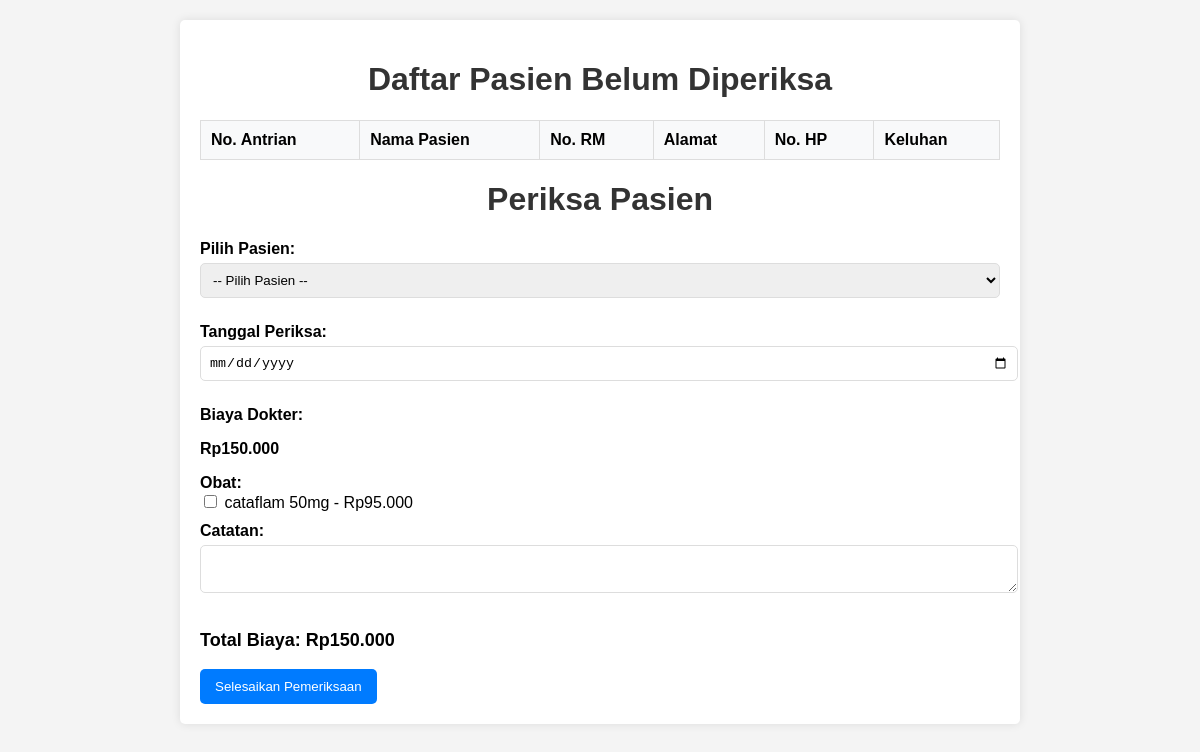
Page /Dokter/antrian_pasien.php (signed in) on the earlier database version.
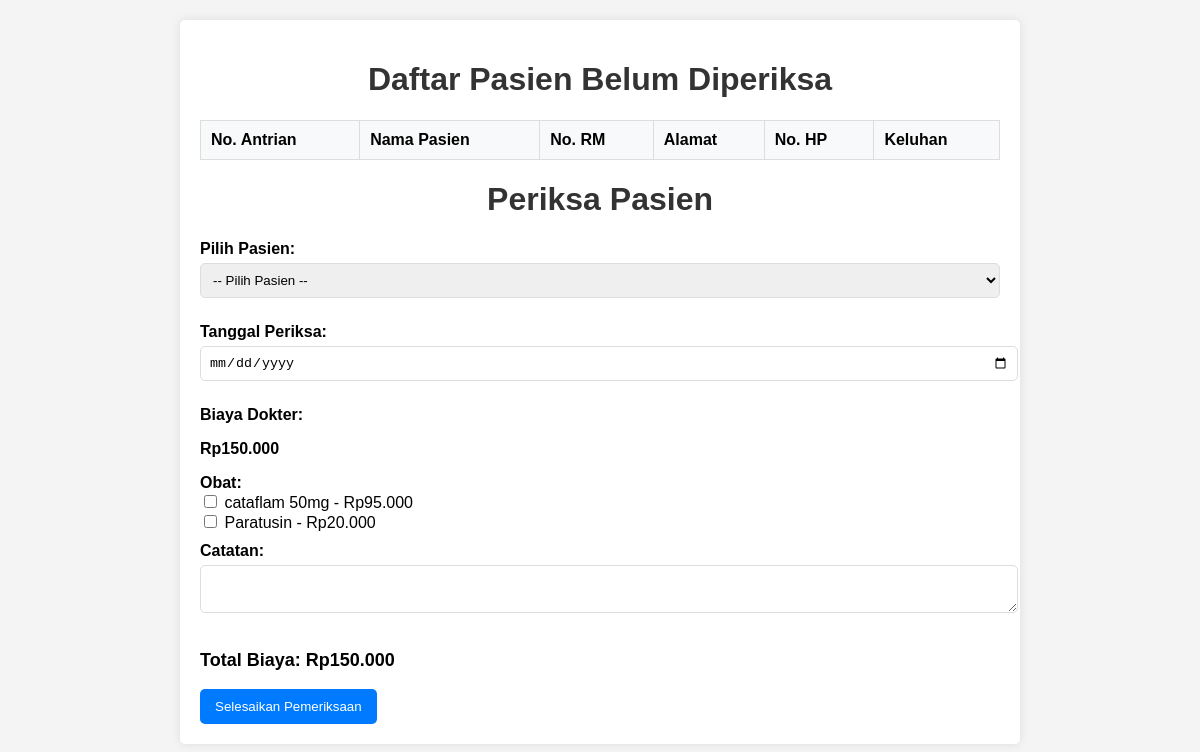
Same page on the later database version.
### tables this page shows
CREATE TABLE `obat` (
  `id` int(11) NOT NULL,
  `nama_obat` varchar(50) NOT NULL,
  `kemasan` varchar(35) DEFAULT NULL,
  `harga` int(10) UNSIGNED DEFAULT 0
);

### Dokter/antrian_pasien.php (the view, shortened to what this page needs)
<?php
require 'koneksi.php';
$query_obat = "SELECT id, nama_obat, harga FROM obat";
$result_obat = $koneksi->query($query_obat);
?>
<!DOCTYPE html>
<html lang="en">
<head>
</head>
<body>
    <div class="container">
        <h1>Daftar Pasien Belum Diperiksa</h1>
        <table>
            <thead>
                <tr>
                    <th>No. Antrian</th>
                    <th>Nama Pasien</th>
                    <th>No. RM</th>
                    <th>Alamat</th>
                    <th>No. HP</th>
                    <th>Keluhan</th>
                </tr>
            </thead>
        </table>
        <h1>Periksa Pasien</h1>
        <form action="" method="POST">
            <label for="id_daftar_poli">Pilih Pasien:</label>
            <select name="id_daftar_poli" id="id_daftar_poli" required>
                <option value="">-- Pilih Pasien --</option>
            </select>
            <label for="tanggal_periksa">Tanggal Periksa:</label>
            <input type="date" name="tanggal_periksa" id="tanggal_periksa" required>
            <label>Biaya Dokter:</label>
            <p><strong>Rp150.000</strong></p>
            <label>Obat:</label>
            <?php while ($row = $result_obat->fetch_assoc()): ?>
            <div>
                <input type="checkbox" name="obat[]" value="<?= $row['id'] ?>" data-harga="<?= $row['harga'] ?>" onchange="hitungTotal()">
                <?= $row['nama_obat'] ?> - Rp<?= number_format($row['harga'], 0, ',', '.') ?>
            </div>
            <?php endwhile; ?>
            <label for="catatan">Catatan:</label>
            <textarea name="catatan" id="catatan"></textarea>
            <h3 class="total">Total Biaya: Rp<span id="total_biaya">0</span></h3>
            <button type="submit">Selesaikan Pemeriksaan</button>
        </form>
    </div>
</body>
</html>

Differences in the rows shown:
added obat: nama_obat "Paratusin", harga "20.000"
